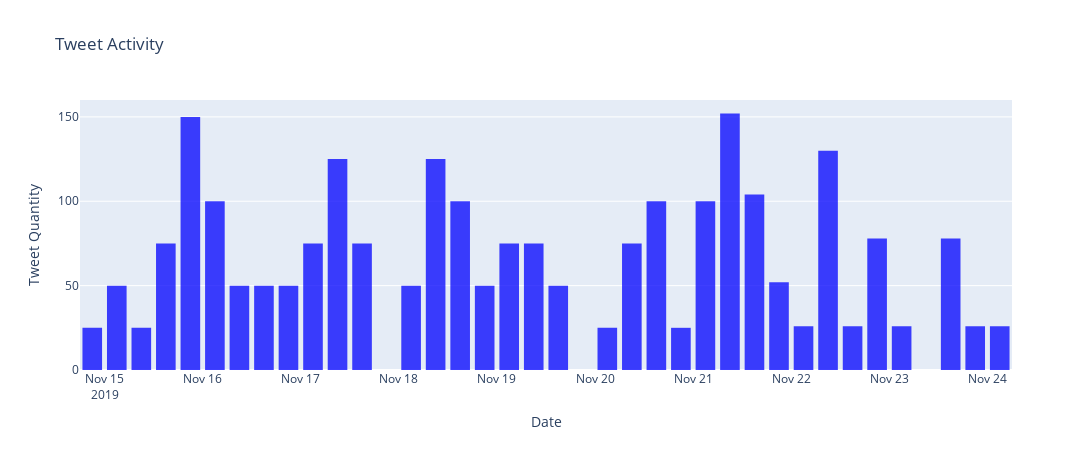

Notebook code cell kept with this figure:
### Code cell
tweets['Time'] = pd.to_datetime(tweets['Time'], format='%y-%m-%d %H:%M:%S')
tweetsT = tweets['Time']

trace = go.Histogram(
    x=tweetsT,
    marker=dict(
        color='blue'
    ),
    opacity=0.75
)

layout = go.Layout(
    title='Tweet Activity',
    height=450,
    width=1200,
    xaxis=dict(
        title='Date'
    ),
    yaxis=dict(
        title='Tweet Quantity'
    ),
    bargap=0.2,
)

data = [trace]

fig = go.Figure(data=data, layout=layout)
py.offline.iplot(fig)

### Figure 1 — Plotly figure (JSON) as saved in the notebook; plotly's stock layout.template omitted (floating-point values rounded to 4 significant figures; data arrays with more than 128 entries replaced by an {"elided": "..."} marker saying what was removed)
{"data": [{"marker": {"color": "blue"}, "opacity": 0.75, "type": "histogram", "x": {"elided": "2424 str values"}}], "layout": {"bargap": 0.2, "height": 450, "title": {"text": "Tweet Activity"}, "width": 1200, "xaxis": {"title": {"text": "Date"}}, "yaxis": {"title": {"text": "Tweet Quantity"}}}}
